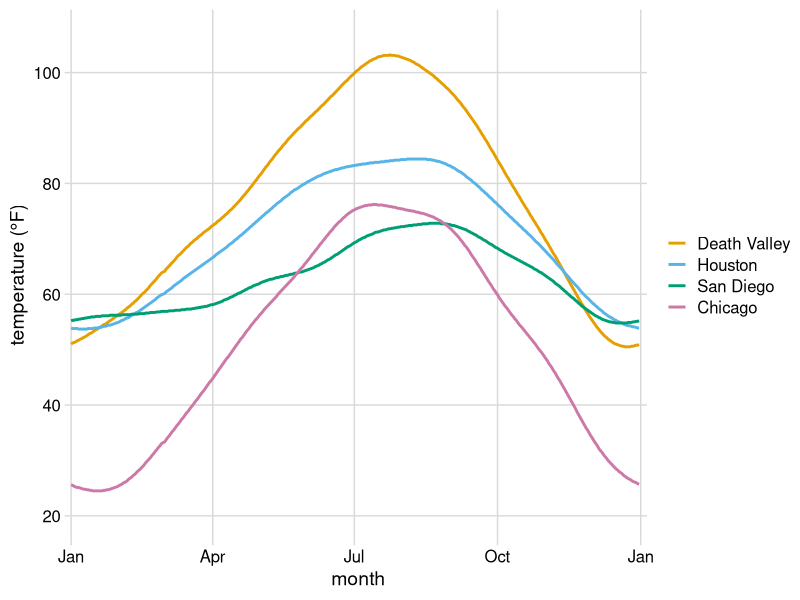
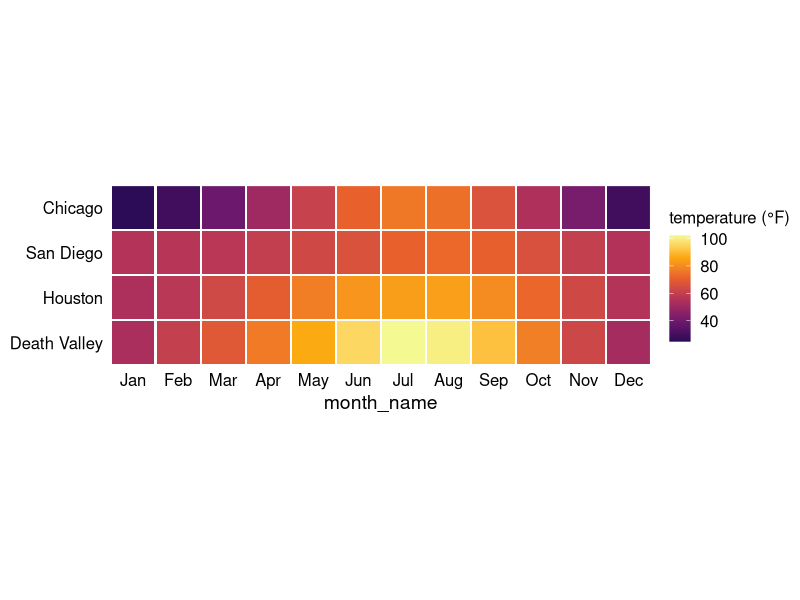

These charts were generated, in order, by the following R code:
## ---- chunk 1
options(htmltools.dir.version = FALSE)
knitr::opts_chunk$set(comment = "")

library(tidyverse)
library(lubridate)
library(cowplot)
library(here)
# ggplot2 settings so plots scale well for slide size 
theme_set(theme_gray(16)) # 16 for full width, 18 for half width 
update_geom_defaults("point", list(size = 2)) # 2 for full width, 2.5 for half width
## ---- chunk 2
temps_long <- read_csv(here("datasets", "tempnormals.csv")) %>%
  mutate(
    location = factor(
      location, levels = c("Death Valley", "Houston", "San Diego", "Chicago")
    )
  )

ggplot(temps_long, aes(x = date, y = temperature, color = location)) +
  geom_line(size = 1) +
  scale_x_date(
    name = "month",
    limits = c(ymd("0000-01-01"), ymd("0001-01-04")),
    breaks = c(
      ymd("0000-01-01"), ymd("0000-04-01"), ymd("0000-07-01"),
      ymd("0000-10-01"), ymd("0001-01-01")
    ),
    labels = c("Jan", "Apr", "Jul", "Oct", "Jan"), expand = c(1/366, 0)
  ) + 
  scale_y_continuous(
    limits = c(19.9, 107),
    breaks = seq(20, 100, by = 20),
    name = "temperature (°F)"
  ) +
  scale_color_manual(
    name = NULL,
    values = c("#E69F00", "#56B4E9", "#009E73", "#CC79A7")
  ) +
  theme_minimal_grid() +
  theme(legend.title.align = 0.5)
## ---- chunk 3

mean_temps <- temps_long %>%
  group_by(location, month_name) %>%
  summarize(mean = mean(temperature)) %>%
  mutate(
    month_name = factor(
      month_name,
      levels = c("Jan", "Feb", "Mar", "Apr", "May", "Jun", "Jul", "Aug", "Sep", "Oct", "Nov", "Dec")
    )
  )

p <- ggplot(mean_temps, aes(x = month_name, y = location, fill = mean)) + 
  geom_tile(width = .95, height = 0.95) + 
  scale_fill_viridis_c(
    option = "B", begin = 0.15, end = 0.98,
    name = "temperature (°F)"
  ) + 
  scale_y_discrete(name = NULL) +
  coord_fixed(expand = FALSE) +
  theme_half_open() +
  theme(
    axis.line = element_blank(),
    axis.ticks = element_blank(),
    legend.title = element_text(size = 12)
  )

p
# fix legend (make it centered)
#ggdraw(align_legend(p))
